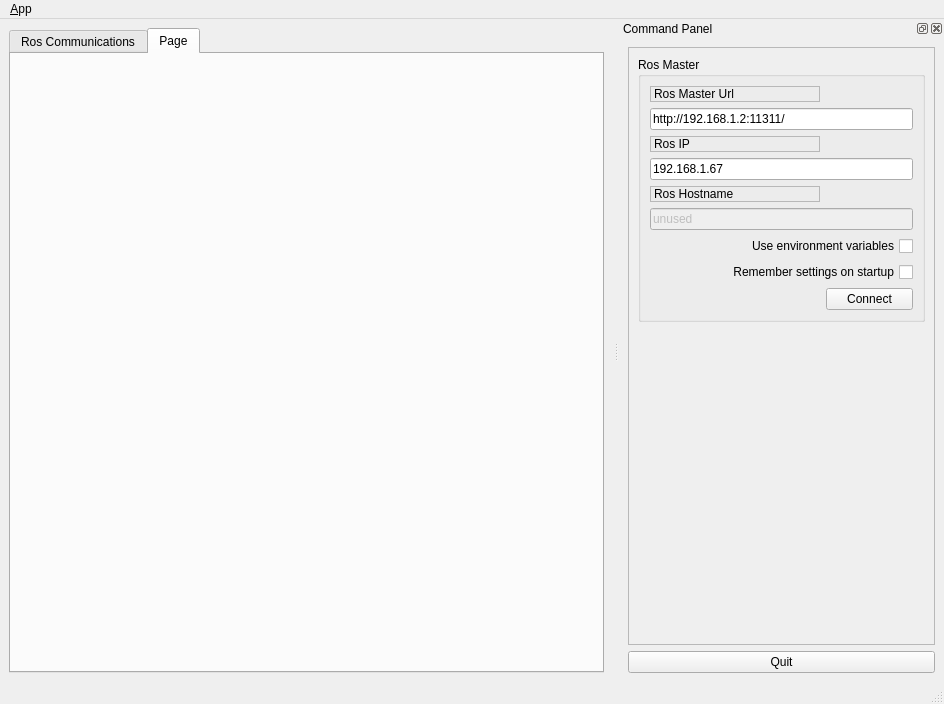
<?xml version="1.0" encoding="UTF-8"?>
<ui version="4.0">
 <class>MainWindowDesign</class>
 <widget class="QMainWindow" name="MainWindowDesign">
  <property name="geometry">
   <rect>
    <x>0</x>
    <y>0</y>
    <width>944</width>
    <height>704</height>
   </rect>
  </property>
  <property name="windowTitle">
   <string>QRosApp</string>
  </property>
  <property name="windowIcon">
   <iconset resource="../resources/images.qrc">
    <normaloff>:/images/icon.png</normaloff>:/images/icon.png</iconset>
  </property>
  <property name="locale">
   <locale language="English" country="Australia"/>
  </property>
  <widget class="QWidget" name="centralwidget">
   <layout class="QHBoxLayout">
    <item>
     <widget class="QTabWidget" name="tab_manager">
      <property name="minimumSize">
       <size>
        <width>100</width>
        <height>0</height>
       </size>
      </property>
      <property name="locale">
       <locale language="English" country="Australia"/>
      </property>
      <property name="currentIndex">
       <number>1</number>
      </property>
      <widget class="QWidget" name="tab_status">
       <attribute name="title">
        <string>Ros Communications</string>
       </attribute>
       <layout class="QVBoxLayout" name="verticalLayout_2">
        <item>
         <widget class="QGroupBox" name="groupBox_12">
          <property name="sizePolicy">
           <sizepolicy hsizetype="MinimumExpanding" vsizetype="Preferred">
            <horstretch>0</horstretch>
            <verstretch>0</verstretch>
           </sizepolicy>
          </property>
          <property name="title">
           <string>Logging</string>
          </property>
          <layout class="QGridLayout" name="gridLayout_3">
           <item row="0" column="0">
            <widget class="QListView" name="view_logging"/>
           </item>
          </layout>
         </widget>
        </item>
       </layout>
      </widget>
      <widget class="QWidget" name="tab">
       <attribute name="title">
        <string>Page</string>
       </attribute>
      </widget>
     </widget>
    </item>
   </layout>
  </widget>
  <widget class="QMenuBar" name="menubar">
   <property name="geometry">
    <rect>
     <x>0</x>
     <y>0</y>
     <width>944</width>
     <height>19</height>
    </rect>
   </property>
   <widget class="QMenu" name="menu_File">
    <property name="title">
     <string>&amp;App</string>
    </property>
    <addaction name="action_Preferences"/>
    <addaction name="separator"/>
    <addaction name="actionAbout"/>
    <addaction name="actionAbout_Qt"/>
    <addaction name="separator"/>
    <addaction name="action_Quit"/>
   </widget>
   <addaction name="menu_File"/>
  </widget>
  <widget class="QStatusBar" name="statusbar"/>
  <widget class="QDockWidget" name="dock_status">
   <property name="sizePolicy">
    <sizepolicy hsizetype="Minimum" vsizetype="Preferred">
     <horstretch>0</horstretch>
     <verstretch>0</verstretch>
    </sizepolicy>
   </property>
   <property name="minimumSize">
    <size>
     <width>325</width>
     <height>368</height>
    </size>
   </property>
   <property name="allowedAreas">
    <set>Qt::RightDockWidgetArea</set>
   </property>
   <property name="windowTitle">
    <string>Command Panel</string>
   </property>
   <attribute name="dockWidgetArea">
    <number>2</number>
   </attribute>
   <widget class="QWidget" name="dockWidgetContents_2">
    <layout class="QVBoxLayout" name="verticalLayout">
     <item>
      <widget class="QFrame" name="frame">
       <property name="sizePolicy">
        <sizepolicy hsizetype="Minimum" vsizetype="Preferred">
         <horstretch>0</horstretch>
         <verstretch>0</verstretch>
        </sizepolicy>
       </property>
       <property name="frameShape">
        <enum>QFrame::StyledPanel</enum>
       </property>
       <property name="frameShadow">
        <enum>QFrame::Raised</enum>
       </property>
       <layout class="QVBoxLayout" name="verticalLayout_3">
        <item>
         <widget class="QGroupBox" name="groupBox">
          <property name="title">
           <string>Ros Master</string>
          </property>
          <layout class="QGridLayout" name="gridLayout">
           <item row="0" column="0">
            <widget class="QLabel" name="label">
             <property name="frameShape">
              <enum>QFrame::StyledPanel</enum>
             </property>
             <property name="frameShadow">
              <enum>QFrame::Raised</enum>
             </property>
             <property name="text">
              <string>Ros Master Url</string>
             </property>
            </widget>
           </item>
           <item row="1" column="0" colspan="2">
            <widget class="QLineEdit" name="line_edit_master">
             <property name="text">
              <string>http://192.168.1.2:11311/</string>
             </property>
            </widget>
           </item>
           <item row="2" column="0">
            <widget class="QLabel" name="label_2">
             <property name="frameShape">
              <enum>QFrame::StyledPanel</enum>
             </property>
             <property name="frameShadow">
              <enum>QFrame::Raised</enum>
             </property>
             <property name="text">
              <string>Ros IP</string>
             </property>
            </widget>
           </item>
           <item row="3" column="0" colspan="2">
            <widget class="QLineEdit" name="line_edit_host">
             <property name="text">
              <string>192.168.1.67</string>
             </property>
            </widget>
           </item>
           <item row="4" column="0">
            <widget class="QLabel" name="label_3">
             <property name="frameShape">
              <enum>QFrame::StyledPanel</enum>
             </property>
             <property name="frameShadow">
              <enum>QFrame::Raised</enum>
             </property>
             <property name="text">
              <string>Ros Hostname</string>
             </property>
            </widget>
           </item>
           <item row="5" column="0" colspan="2">
            <widget class="QLineEdit" name="line_edit_topic">
             <property name="enabled">
              <bool>false</bool>
             </property>
             <property name="text">
              <string>unused</string>
             </property>
            </widget>
           </item>
           <item row="6" column="0" colspan="2">
            <widget class="QCheckBox" name="checkbox_use_environment">
             <property name="layoutDirection">
              <enum>Qt::RightToLeft</enum>
             </property>
             <property name="text">
              <string>Use environment variables</string>
             </property>
            </widget>
           </item>
           <item row="7" column="0" colspan="2">
            <widget class="QCheckBox" name="checkbox_remember_settings">
             <property name="layoutDirection">
              <enum>Qt::RightToLeft</enum>
             </property>
             <property name="text">
              <string>Remember settings on startup</string>
             </property>
            </widget>
           </item>
           <item row="8" column="0">
            <spacer name="horizontalSpacer">
             <property name="orientation">
              <enum>Qt::Horizontal</enum>
             </property>
             <property name="sizeHint" stdset="0">
              <size>
               <width>170</width>
               <height>21</height>
              </size>
             </property>
            </spacer>
           </item>
           <item row="8" column="1">
            <widget class="QPushButton" name="button_connect">
             <property name="enabled">
              <bool>true</bool>
             </property>
             <property name="sizePolicy">
              <sizepolicy hsizetype="MinimumExpanding" vsizetype="Fixed">
               <horstretch>0</horstretch>
               <verstretch>0</verstretch>
              </sizepolicy>
             </property>
             <property name="toolTip">
              <string>Set the target to the current joint trajectory state.</string>
             </property>
             <property name="statusTip">
              <string>Clear all waypoints and set the target to the current joint trajectory state.</string>
             </property>
             <property name="text">
              <string>Connect</string>
             </property>
            </widget>
           </item>
          </layout>
         </widget>
        </item>
        <item>
         <spacer name="verticalSpacer_3">
          <property name="orientation">
           <enum>Qt::Vertical</enum>
          </property>
          <property name="sizeHint" stdset="0">
           <size>
            <width>20</width>
            <height>233</height>
           </size>
          </property>
         </spacer>
        </item>
       </layout>
      </widget>
     </item>
     <item>
      <widget class="QPushButton" name="quit_button">
       <property name="sizePolicy">
        <sizepolicy hsizetype="MinimumExpanding" vsizetype="Fixed">
         <horstretch>0</horstretch>
         <verstretch>0</verstretch>
        </sizepolicy>
       </property>
       <property name="text">
        <string>Quit</string>
       </property>
      </widget>
     </item>
    </layout>
   </widget>
  </widget>
  <action name="action_Quit">
   <property name="text">
    <string>&amp;Quit</string>
   </property>
   <property name="shortcut">
    <string>Ctrl+Q</string>
   </property>
   <property name="shortcutContext">
    <enum>Qt::ApplicationShortcut</enum>
   </property>
  </action>
  <action name="action_Preferences">
   <property name="text">
    <string>&amp;Preferences</string>
   </property>
  </action>
  <action name="actionAbout">
   <property name="text">
    <string>&amp;About</string>
   </property>
  </action>
  <action name="actionAbout_Qt">
   <property name="text">
    <string>About &amp;Qt</string>
   </property>
  </action>
 </widget>
 <resources>
  <include location="../resources/images.qrc"/>
 </resources>
 <connections>
  <connection>
   <sender>action_Quit</sender>
   <signal>triggered()</signal>
   <receiver>MainWindowDesign</receiver>
   <slot>close()</slot>
   <hints>
    <hint type="sourcelabel">
     <x>-1</x>
     <y>-1</y>
    </hint>
    <hint type="destinationlabel">
     <x>399</x>
     <y>299</y>
    </hint>
   </hints>
  </connection>
  <connection>
   <sender>quit_button</sender>
   <signal>clicked()</signal>
   <receiver>MainWindowDesign</receiver>
   <slot>close()</slot>
   <hints>
    <hint type="sourcelabel">
     <x>859</x>
     <y>552</y>
    </hint>
    <hint type="destinationlabel">
     <x>469</x>
     <y>299</y>
    </hint>
   </hints>
  </connection>
 </connections>
</ui>
